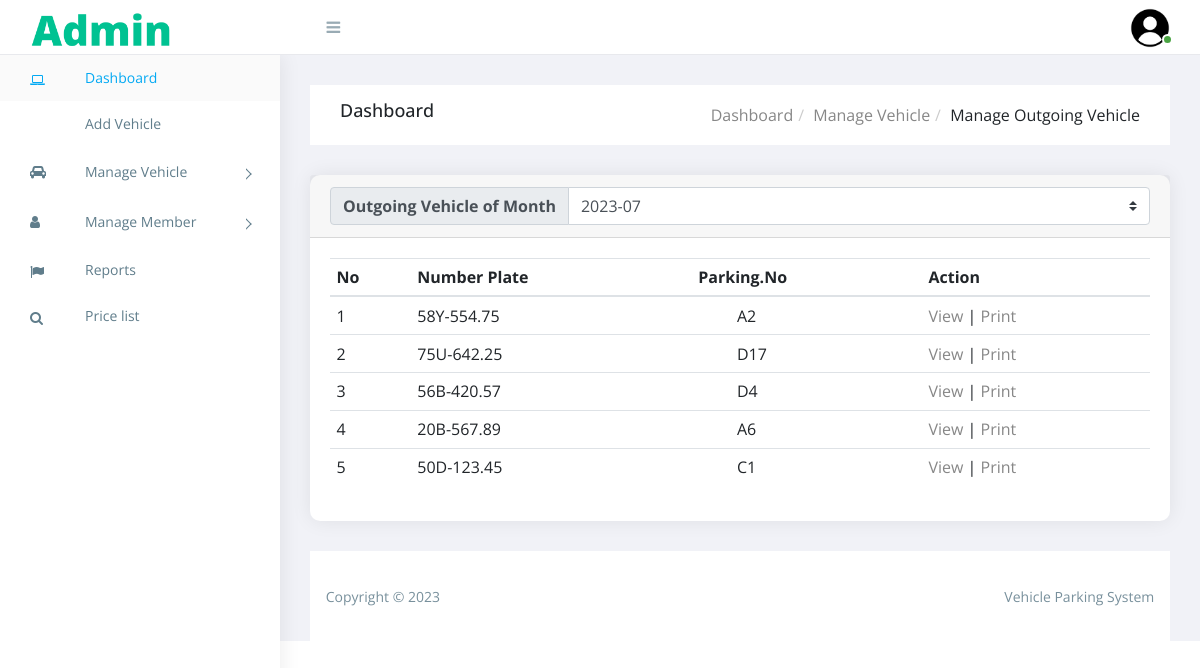
Page /outgoing-vehicle.php (signed in) on the committed database.
### tables this page shows
CREATE TABLE IF NOT EXISTS `vehicle` (
  `id` int(11) NOT NULL AUTO_INCREMENT,
  `number_plate` varchar(10) NOT NULL,
  `parking_number` varchar(10) NOT NULL,
  `in_time` timestamp NOT NULL DEFAULT CURRENT_TIMESTAMP,
  `out_time` timestamp NULL DEFAULT NULL,
  `parking_fee` int(6) DEFAULT NULL,
  `status` enum('0','1') NOT NULL DEFAULT '0',
  PRIMARY KEY (`id`)
);

### src/Database.php (called while the page is built, shortened)
<?php
    class Database
    {
        private string $host = "localhost";
        private string $user = "root";
        private string $pass = "";
        private string $dbname = "parking";
        public function connection(): mysqli
        {
            $conn = new mysqli($this->host, $this->user, $this->pass, $this->dbname);
            $conn->query("SET names 'utf8'");
            return $conn;
        }
    }
?>

### src/Control.php (called while the page is built, shortened)
<?php
    class Control
    {
        private mysqli $conn;
        public function __construct(Database $conn)
        {
            $this->conn = $conn->connection();
        }
        public function viewPlate(string $plate)
        {
            $str = strtoupper($plate);
            $str = preg_replace('/[^0-9A-Z]/', '', $str);
            $str = preg_replace("/([0-9A-Z]{0,3})([0-9]{3})(.+)/", "$1-$2.$3", $str);
            return $str;
        }
        public function getOutgoing(string $varTime)
        {
            $sql = "SELECT * FROM `vehicle`
                    WHERE `status` = '1' AND LEFT(`out_time`,7) = '$varTime'
                    ORDER BY `vehicle`.`out_time` DESC";
            $result = $this->conn->query($sql);
            return $result;
        }
        public function fieldMonth()
        {
            $sql = "SELECT LEFT(`out_time`,7) FROM `vehicle`
                    WHERE `status` = '1' GROUP BY LEFT(`out_time`,7) DESC";
            $result = $this->conn->query($sql);
            return $result;
        }
        public function addMonth(int $num): string
        {
            $now = date_create();
            $now = date_create(date_format($now, "Y-m"));
            $value = date_add($now, date_interval_create_from_date_string("$num month"));
            return date_format($value,"Y-m");
        }
    }
?>

### outgoing-vehicle.php (the view, shortened to what this page needs)
<?php
    $conn = new Database();
    $vehicle = new Control($conn);
    $thisTime = $vehicle->addMonth(0);
    $out = $vehicle->getOutgoing($thisTime);
    $field = $vehicle->fieldMonth();
?>
<!DOCTYPE html>
<html lang="en">
<head>
    <link rel="stylesheet" href="https://cdn.jsdelivr.net/npm/bootstrap@4.0.0/dist/css/bootstrap.min.css">
    <link rel="stylesheet" href="https://cdn.jsdelivr.net/gh/lykmapipo/themify-icons@0.1.2/css/themify-icons.css">
    <link rel="stylesheet" href="https://cdn.jsdelivr.net/npm/font-awesome@4.7.0/css/font-awesome.min.css">
    <link rel="stylesheet" href="https://cdn.jsdelivr.net/npm/pixeden-stroke-7-icon@1.2.3/pe-icon-7-stroke/dist/pe-icon-7-stroke.min.css">
    <link rel="stylesheet" href="assets/css/style.css">
</head>
<body>
    <?php
        if(isset($_SESSION['datnvSaid'])):
        include_once('assets/includes/sidebar.php');
        include_once('assets/includes/header.php');
    ?>
        <div class="breadcrumbs">
            <div class="breadcrumbs-inner">
                <div class="row m-0">
                    <div class="col-sm-4">
                        <div class="page-header float-left">
                            <div class="page-title">
                                <h1>Dashboard</h1>
                            </div>
                        </div>
                    </div>
                    <div class="col-sm-8">
                        <div class="page-header float-right">
                            <div class="page-title">
                                <ol class="breadcrumb text-right">
                                    <li><a href="index.php">Dashboard</a></li>
                                    <li><a href="outgoing-vehicle.php">Manage Vehicle</a></li>
                                    <li class="active">Manage Outgoing Vehicle</li>
                                </ol>
                            </div>
                        </div>
                    </div>
                </div>
            </div>
        </div>
        <div class="content">
            <div class="animated fadeIn">
                <div class="row">
                    <div class="col-lg-12">
                        <div class="card">
                            <div class="card-header">
                                <div class="input-group">
                                    <div class="input-group-prepend">
                                        <label class="input-group-text" for="inputGroupSelect01">
                                            <strong>Outgoing Vehicle of Month</strong>
                                        </label>
                                    </div>
                                    <select class="custom-select" id="selectMonth" onchange="Outgoing()">
                                        <?php while($eachField = $field->fetch_array()){ ?>
                                            <option value="<?= $eachField[0] ?>" <?php if($eachField[0] == $thisTime) echo 'selected' ?>>
                                                <?= $eachField[0] ?>
                                            </option>
                                        <?php } ?>
                                    </select>
                                </div>
                            </div>
                            <div class="card-body">
                                <table class="table">
                                    <thead>
                                        <tr>
                                            <th>No</th>
                                            <th>Number Plate</th>
                                            <th>Parking.No</th>
                                            <th>Action</th>
                                        </tr>
                                    </thead>
                                    <tbody id="outGoingBody">
                                        <?php
                                            $count = 1;
                                            while ($row = $out->fetch_assoc()) {
                                        ?>
                                        <tr>
                                            <td><?php echo $count; ?></td>
                                            <td><?php echo $vehicle->viewPlate($row['number_plate']); ?></td>
                                            <td style="padding-left:45px"><?php echo $row['parking_number']; ?></td>
                                            <td>
                                                <a href="view-outgoingvehicle.php?viewId=<?php echo $row['id']; ?>">View</a> |
                                                <a href="print.php?vid=<?php echo $row['id']; ?>" style="cursor:pointer" target="_blank">Print</a>
                                            </td>
                                        </tr>
                                        <?php
                                            $count ++;
                                        } ?>
                                    </tbody>
                                </table>
                            </div>
                        </div>
                    </div>
                </div>
            </div>
        </div>
    <?php
        include_once('assets/includes/footer.php');
        else: echo "<script>window.location = 'login.php'</script>";
        endif;
    ?>
</body>
</html>

### assets/css/style.css (style rules this page uses)
* { margin: 0; padding: 0; text-decoration: none; font-family: "Open Sans", sans-serif; box-sizing: border-box; }
body { display: table; font-size: 16px; width: 100%; }
.right-panel .breadcrumbs { float: left; margin-top: 30px; padding: 0 1.875em; width: 100%; }
.right-panel .breadcrumbs .breadcrumbs-inner { background-color: #fff; }
.right-panel .page-header { min-height: 50px; margin: 0px; padding: 0px 15px; background: #ffffff; border-bottom: 0px; }
.right-panel .page-header h1 { font-size: 18px; padding: 15px 0; }
.right-panel .page-header .breadcrumb { margin: 0px; padding: 13.5px 0; background: #fff; text-transform: capitalize; }
.right-panel .page-header .breadcrumb > li + li:before { padding: 0 5px; color: #ccc; content: "/\00a0"; }
button, a { text-decoration: none; color: #878787; }
.row { align-items: center; }
.table td, .table th { padding: 0.4rem; }
.content { float: left; padding: 1.875em; width: 100%; }
.card { border-radius: 10px; padding: 0; border: 0px solid transparent; -webkit-box-shadow: 0 0 20px rgba(0, 0, 0, 0.08); box-shadow: 0 0 20px rgba(0, 0, 0, 0.08); }
.card .card-body { float: left; padding: 1.25em; position: relative; width: 100%; }
@media (max-width: 1368px) { .card-body { padding: 15px; } }

### rows in the picture
vehicle: number_plate "58Y-554.75", parking_number "A2"
vehicle: number_plate "75U-642.25", parking_number "D17"
vehicle: number_plate "56B-420.57", parking_number "D4"
vehicle: number_plate "20B-567.89", parking_number "A6"
vehicle: number_plate "50D-123.45", parking_number "C1"

### other values in the picture
form field value "2023-07"
